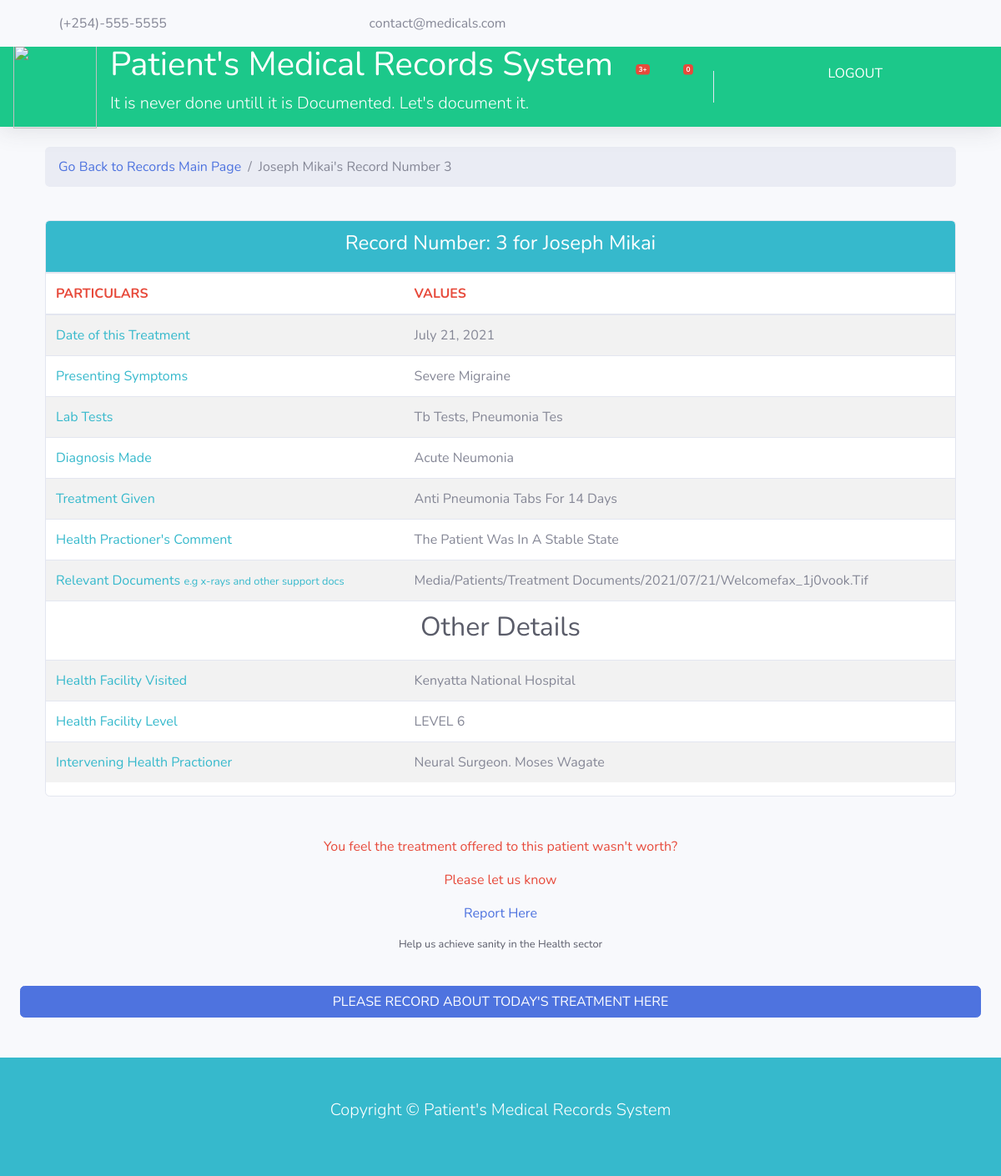
Screenshot of /patient/details/record=3 (signed in) with the database file from the repository.
### patient/models.py (models this page shows, shortened)
class Patient(models.Model):
    patient = models.ForeignKey(PatientBio, on_delete=models.CASCADE)
    facility = models.ForeignKey(Facility, on_delete=models.DO_NOTHING)
    health_officer = models.ForeignKey(
        HealthOfficer, on_delete=models.DO_NOTHING)
    date = models.DateField(
        auto_now_add=True, help_text='The Date this Record was made')
    presenting_symptoms = models.TextField()
    lab_works = models.TextField()
    diagnosis_made = models.TextField()
    treatment_offered = models.TextField()
    comment = models.TextField()
    x_ray = models.ImageField(
        blank=True, upload_to='media/patients/x_rays/%Y/%m/%d', help_text="Patient's Profile Pic")
    docs = models.FileField(
        blank=True, upload_to='media/patients/treatment documents/%Y/%m/%d', help_text="Treatment Support Documents")
    class Meta:
        db_table = 'patientinfo'
        ordering = ('date',)
        verbose_name_plural = 'patientinfo'

class PatientBio(models.Model):
    counties = (
        ('Mombasa', 'Mombasa'),
        ('Kwale', 'Kwale'),
        ('Kilifi', 'Kilifi'),
        ('Tana River', 'Tana River'),
        ('Lamu', 'Lamu'),
        ('Taita Taveta', 'Taita Taveta'),
        ('Garissa', 'Garissa'),
        ('Wajir', 'Wajir'),
        ('Mandera', 'Mandera'),
        ('Marsabit', 'Marsabit'),
        ('Isiolo', 'Isiolo'),
        ('Meru', 'Meru'),
        ('Tharaka Nithi', 'Tharaka Nithi'),
        ('Embu', 'Embu'),
        ('Kitui', 'Kitui'),
        ('Machakos', 'Machakos'),
        ('Makueni', 'Makueni'),
        ('Nyandarua', 'Nyandarua'),
        ('Nyeri', 'Nyeri'),
        ('Kirinyaga', 'Kirinyaga'),
        ("Murang'a", "Murang'a"),
        ('Kiambu', 'Kiambu'),
        ('Turkana', 'Turkana'),
        ('West Pokot', 'West Pokot'),
        ('Samburu', 'Samburu'),
        ('Trans-Nzoia', 'Trans-Nzoia'),
        ('Uasin Gishu', 'Uasin Gishu'),
        ('Elgeyo Marakwet', 'Elgeyo Marakwet'),
        ('Nandi', 'Nandi'),
        ('Baringo', 'Baringo'),
        ('Laikipia', 'Laikipia'),
        ('Nakuru', 'Nakuru'),
        ('Narok', 'Narok'),
        ('Kajiado', 'Kajiado'),
        ('Kericho', 'Kericho'),
        ('Bomet', 'Bomet'),
        ('Kakamega', 'Kakamega'),
        ('Vihiga', 'Vihiga'),
        ('Bungoma', 'Bungoma'),
        ('Busia', 'Busia'),
        ('Siaya', 'Siaya'),
        ('Kisumu', 'Kisumu'),
        ('Homa Bay', 'Homa Bay'),
        ('Migori', 'Migori'),
        ('Kisii', 'Kisii'),
        ('Nyamira', 'Nyamira'),
        ('Nairobi', 'Nairobi'),
    )
    genders = (
        ('Male', 'Male'),
        ('Female', 'Female'),
        ('Other', 'Other'),
    )
    huduma_id = models.CharField(max_length=100, primary_key=True)
    first_name = models.CharField(max_length=50)
    last_name = models.CharField(max_length=50)
    dob = models.DateField()
    phone = models.CharField(
        max_length=10, help_text='for infants, enter gurdians/parents phone')
    gender = models.CharField(
        max_length=50,  choices=genders)
    county = models.CharField(max_length=50, choices=counties)
    class Meta:
        db_table = 'patientbio'
        ordering = ('dob',)
        verbose_name_plural = 'patientbio'

### facilities/models.py (models this page shows)
class Facility(models.Model):
    counties = (
        ('Mombasa', 'Mombasa'),
        ('Kwale', 'Kwale'),
        ('Kilifi', 'Kilifi'),
        ('Tana River', 'Tana River'),
        ('Lamu', 'Lamu'),
        ('Taita Taveta', 'Taita Taveta'),
        ('Garissa', 'Garissa'),
        ('Wajir', 'Wajir'),
        ('Mandera', 'Mandera'),
        ('Marsabit', 'Marsabit'),
        ('Isiolo', 'Isiolo'),
        ('Meru', 'Meru'),
        ('Tharaka Nithi', 'Tharaka Nithi'),
        ('Embu', 'Embu'),
        ('Kitui', 'Kitui'),
        ('Machakos', 'Machakos'),
        ('Makueni', 'Makueni'),
        ('Nyandarua', 'Nyandarua'),
        ('Nyeri', 'Nyeri'),
        ('Kirinyaga', 'Kirinyaga'),
        ("Murang'a", "Murang'a"),
        ('Kiambu', 'Kiambu'),
        ('Turkana', 'Turkana'),
        ('West Pokot', 'West Pokot'),
        ('Samburu', 'Samburu'),
        ('Trans-Nzoia', 'Trans-Nzoia'),
        ('Uasin Gishu', 'Uasin Gishu'),
        ('Elgeyo Marakwet', 'Elgeyo Marakwet'),
        ('Nandi', 'Nandi'),
        ('Baringo', 'Baringo'),
        ('Laikipia', 'Laikipia'),
        ('Nakuru', 'Nakuru'),
        ('Narok', 'Narok'),
        ('Kajiado', 'Kajiado'),
        ('Kericho', 'Kericho'),
        ('Bomet', 'Bomet'),
        ('Kakamega', 'Kakamega'),
        ('Vihiga', 'Vihiga'),
        ('Bungoma', 'Bungoma'),
        ('Busia', 'Busia'),
        ('Siaya', 'Siaya'),
        ('Kisumu', 'Kisumu'),
        ('Homa Bay', 'Homa Bay'),
        ('Migori', 'Migori'),
        ('Kisii', 'Kisii'),
        ('Nyamira', 'Nyamira'),
        ('Nairobi', 'Nairobi'),
    )
    levels = (
        ('Level 1', 'Level 1'),
        ('Level 2', 'Level 2'),
        ('Level 3', 'Level 3'),
        ('Level 4', 'Level 4'),
        ('Level 5', 'Level 5'),
        ('Level 6', 'Level 6'),
    )
    facility_no = models.CharField(max_length=100, primary_key=True)
    name = models.CharField(max_length=100)
    county = models.CharField(
        max_length=50,  choices=counties, default='Nairobi')
    city = models.CharField(max_length=100)
    address = models.CharField(max_length=200)
    phone = models.CharField(max_length=10)
    is_public = models.BooleanField(default=True)
    is_registered = models.BooleanField(default=True)
    facility_level = models.CharField(
        max_length=50,  choices=levels, default='Level 1')
    def __str__(self):
        return self.name
    class Meta:
        db_table = 'health_facility'
        ordering = ('facility_no',)
        verbose_name_plural = 'health_facilities'

### accounts/models.py (models this page shows, shortened)
class HealthOfficer(models.Model):
    titles = (
        ('Medical Oficer', 'Medical Officer'),
        ('Consultant', 'Consultant'),
        ('Surgeon', 'Surgeon'),
        ('Neural Surgeon', 'Neural Surgeon'),
        ('Gynaecologist', 'Gynaecologist'),
        ('ENT Expert', 'ENT Expert'),
        ('Paediatric', 'Paediatric'),
        ('Psychiatrist', 'Psychiatrist'),
        ('Clinical Officer', 'Officer'),
        ('Cardiologist', 'Cardiologist'),
        ('Other', 'Other')
    )
    user = models.OneToOneField(User, on_delete=models.CASCADE)
    id_number = models.CharField(max_length=10, unique=True)
    reg_number = models.CharField(max_length=100, primary_key=True)
    title = models.CharField(max_length=100, choices=titles)
    facility = models.ForeignKey(Facility, on_delete=models.DO_NOTHING)
    phone = models.CharField(max_length=10)
    email = models.EmailField()
    pic = models.ImageField(
        blank=True, upload_to='media/officers/%Y/%m/%d', help_text='Health officers Profile Pic')
    class Meta:
        db_table = 'health_officers'
        ordering = ('reg_number',)
        verbose_name_plural = 'health_officers'

### patient/views.py (the view)
# urls.py: path('details/record=<int:record_id>', views.get_record, name='get_record'),
@login_required
def get_record(request, record_id):
    record = get_object_or_404(Patient, pk=record_id)
    genders = Genders
    counties = Counties
    context = {
        'record': record, 'genders': genders, 'counties': counties
    }
    return render(request, 'patient/more_details.html', context)

### admins/context_processors.py (called while the page is built)
def titles(request):
    return {'titles': Titles}

def levels(request):
    return {'levels': Levels}

def facilities(request):
    facilities = Facility.objects.filter(is_registered=True)
    return {'facilities': facilities}

### patient/context_processors.py (called while the page is built)
def counties(request):
    return {'counties': Counties}

def genders(request):
    return {'genders': Genders}

### templates/patient/more_details.html (shortened to what this page needs)
{%extends 'patient/base.html'%}
{%load static%}
{%load humanize%}
{%block content%}
{%load mathfilters%}
<section id="bc" class="mt-3">
    <div class="container">
        <nav>
            <ol class="breadcrumb">
                <li class="breadcrumb-item">
                    <a href="{%url 'patient:get_patient_back' record.patient.huduma_id %}">Go Back to Records Main Page</a>
                </li>
                <li class="breadcrumb-item active">{{record.patient.first_name}} {{record.patient.last_name}}'s Record Number {{record.id}} </li>
            </ol>
        </nav>
    </div>
</section>
<section id="dashboard" class="py-4">
    <div class="container">
        <div class="row">
            <div class="col-md-12">
                <div class="card">
                    <div class="card-header bg-info">
                        <h4 class="text-center text-white ">Record Number: {{record.id}} for {{record.patient.first_name}} {{record.patient.last_name}} </h4>
                    </div>
                    <table class="table table-striped">
                        <thead>
                            <tr class="text-danger">
                                <th scope="row">PARTICULARS</th>
                                <th scope="row">VALUES</th>
                            </tr>
                        </thead>
                        <tbody>
                            <tr>
                                <td class="text-info">Date of this Treatment</td>
                                <td>{{record.date}}</td>
                            </tr>
                            <tr>
                                <td class="text-info">Presenting Symptoms</td>
                                <td>{{record.presenting_symptoms|title}}</td>
                            </tr>
                            <tr>
                                <td class="text-info">Lab Tests</td>
                                <td>{{record.lab_works|title}}</td>
                            </tr>
                            <tr>
                                <td class="text-info">Diagnosis Made</td>
                                <td>{{record.diagnosis_made|title}}</td>
                            </tr>
                            <tr>
                                <td class="text-info">Treatment Given</td>
                                <td>{{record.treatment_offered|title}}</td>
                            </tr>
                            <tr>
                                <td class="text-info">Health Practioner's Comment</td>
                                <td>{{record.comment|title}}</td>
                            </tr>
                            <tr>
                                <td class="text-info">Relevant Documents <small>e.g x-rays and other support docs</small></td>
                                <td>{{record.docs|title}}</td>
                            </tr>
                            <tr>
                                <td colspan="2" class="text-dark text-center"><h2>Other Details</h2></td>
                            </tr>
                            <tr>
                                <td class="text-info">Health Facility Visited</td>
                                <td>{{record.facility|title}}</td>
                            </tr>
                            <tr>
                                <td class="text-info">Health Facility Level</td>
                                <td>{{record.facility.facility_level|upper}}</td>
                            </tr>
                            <tr>
                                <td class="text-info">Intervening Health Practioner </td>
                                <td>{{record.health_officer.title|title}}. {{record.health_officer.user.first_name|title}} {{record.health_officer.user.last_name|title}}</td>
                            </tr>
                        </tbody>
                    </table>
                </div>
            </div>
        </div>
    </div>
<div class="mt-5">
    <p class="text-danger text-center">You feel the treatment offered to this patient wasn't worth? </p>
     <p class="text-danger text-center">  Please let us know </p>
  <p class="text-danger text-center"> <a href="" data-toggle="modal" data-target="#feedbackModal">Report Here</a> </p>
  <p class="small text-dark text-center">Help us achieve sanity in the Health sector</p>
</div>
</section>
<div class="row">
    <div class="col-md-12">
        <span class="text-center btn btn-primary btn-block" data-toggle="modal" data-target="#enterRecord">
            PLEASE RECORD ABOUT TODAY'S TREATMENT HERE
        </span>
    </div>
</div>
{%endblock%}

### rows the page displays
Patient: patient.first_name "Joseph", patient.last_name "Mikai", id "3", date "July 21, 2021", presenting_symptoms "Severe Migraine", lab_works "Tb Tests, Pneumonia Tes", diagnosis_made "Acute Neumonia", treatment_offered "Anti Pneumonia Tabs For 14 Days", comment "The Patient Was In A Stable State", docs "Media/Patients/Treatment Documents/2021/07/21/Welcomefax_1j0vook.Tif", facility "Kenyatta National Hospital", facility.facility_level "LEVEL 6", health_officer "Neural Surgeon", health_officer.user.first_name "Moses", health_officer.user.last_name "Wagate"
